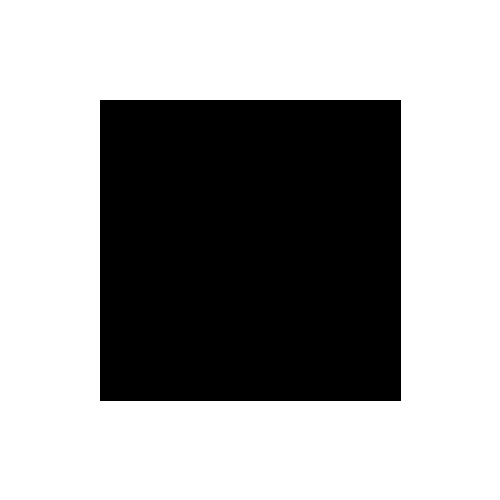
#> input picture AdvancedProgramming/advanced-programming-group-depth-first-search/tests/2D/test_images/box_image.png, 500 x 500 px, found by its file name
$ python robertstest.py
#> lines starting #> are read from the running program, lines starting #| are printed output that depends on the picture; after the words box and inside, x2 and y2 are one past the last pixel; in counts of white or black regions, pixels touching at a corner belong together
import cv2
import numpy as np

# Read the input image
image = cv2.imread('advanced-programming-group-depth-first-search/tests/2D/test_images/box_image.png', cv2.IMREAD_GRAYSCALE)
#> image: shape (500, 500); 63.8% white; 1 black region, box (x1, y1, x2, y2) and area: (100, 100, 401, 401) 90601

# Roberts kernels
roberts_kernel_x = np.array([[1, 0], [0, -1]], dtype=np.float32)
roberts_kernel_y = np.array([[0, 1], [-1, 0]], dtype=np.float32)

# Apply Roberts edge detection along the x-axis
roberts_x = cv2.filter2D(image, -1, roberts_kernel_x)
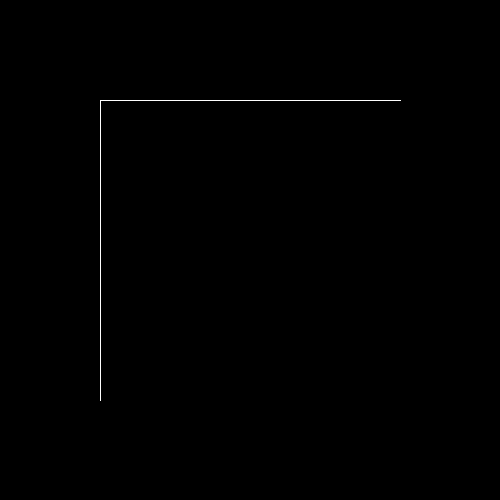
#> roberts_x: shape (500, 500); 0.24% white in thin lines or dots, all inside (x1, y1, x2, y2) = (100, 100, 401, 401)

# Apply Roberts edge detection along the y-axis
roberts_y = cv2.filter2D(image, -1, roberts_kernel_y)
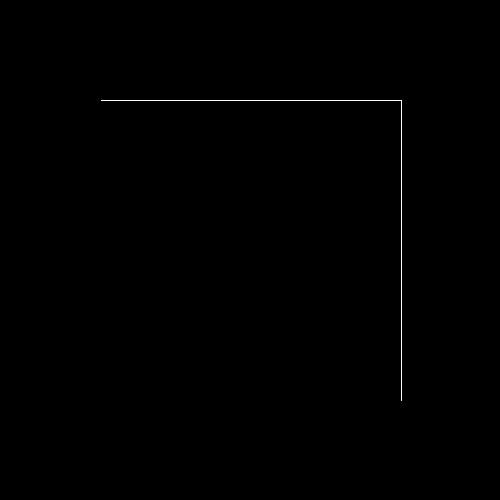
#> roberts_y: shape (500, 500); 0.24% white in thin lines or dots, all inside (x1, y1, x2, y2) = (101, 100, 402, 401)


roberts_x = roberts_x.astype(np.float32)
roberts_y = roberts_y.astype(np.float32)
# Combine the x and y gradient images
roberts_edges = cv2.magnitude(roberts_x, roberts_y)

# Convert edges to uint8 for display
roberts_edges = np.uint8(roberts_edges)


diff = []
for i in range(500):
    for j in range(500):
        if roberts_edges[i][j] >= 100:
            print(" Height " + str(i) + " width  " + str(j) + " value ", roberts_edges[i][j])
#> this loop made 500 passes
#> (printed output is left out)
            # diff.append(image[i][j] - roberts_edges[i][j])


# Display the original image and the Roberts edges
cv2.imshow('Original Image', image)
cv2.imshow('Roberts Edges', roberts_edges)
cv2.waitKey(0)
cv2.destroyAllWindows()
